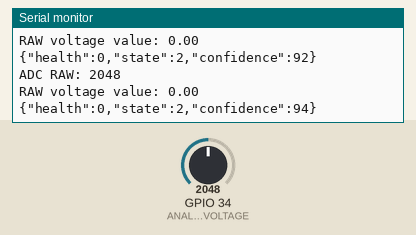
The sketch below on a simulated ESP32. On the bench: the last lines printed to the serial monitor. Inputs (shaded band) come from the test bench; at power-on: GPIO 34 (ANALOG_PIN_VOLTAGE) = 2048 (analog values on the 0–4095 scale). Random numbers use the default seed unless the sketch sets one.

Above: at 1.8 s.
1.9 s: GPIO 34 (ANALOG_PIN_VOLTAGE) set to 2866
At 2.8 s:
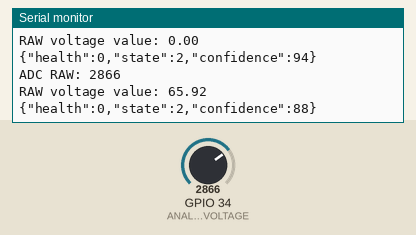
3.4 s: GPIO 34 (ANALOG_PIN_VOLTAGE) set to 3603
At 4.8 s:
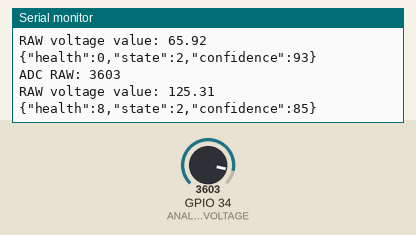
Timing chart, 0 to 6.4 s (numbered marks = the images above; inputs shaded):
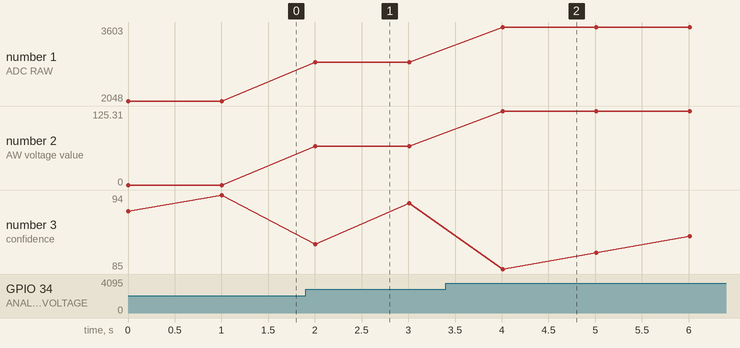

The sketch:

VoltGuard.ino
```cpp
#include <Arduino.h>
#include "sensors.h"

struct InferenceResult {
  int healthScore;
  int state;      // 0=healthy,1=degrading,2=critical
  int confidence;
};

InferenceResult inferHealth(float voltage) {
  InferenceResult r;

  float deviation = abs(voltage - 230.0) / 230.0;
  int score = 100 - (deviation * 200);
  score = constrain(score, 0, 100);

  r.healthScore = score;

  if (score > 80) r.state = 0;
  else if (score > 50) r.state = 1;
  else r.state = 2;

  r.confidence = 85 + random(0, 10);
  return r;
}

void setup() {
  Serial.begin(115200);
  pinMode(34, INPUT);
  analogReadResolution(12);           // 0–4095
analogSetPinAttenuation(34, ADC_11db); // allows up to ~3.3V
  initSensors();
}

void loop() {
  SensorData data = readSensors();
  InferenceResult res = inferHealth(data.voltage);

  Serial.print("RAW voltage value: ");
  Serial.println(data.voltage);

  Serial.print("{\"health\":");
  Serial.print(res.healthScore);
  Serial.print(",\"state\":");
  Serial.print(res.state);
  Serial.print(",\"confidence\":");
  Serial.print(res.confidence);
  Serial.println("}");

  delay(1000);
}
```

diagnostics.cpp
```cpp

```

sensors.cpp
```cpp
#include "sensors.h"
#include <Arduino.h>

#define ANALOG_PIN_VOLTAGE 34
#define ADC_MAX 4095.0
#define ADC_REF 3.3

// ⚠️ TEMP calibration factor (you will tune this)
#define ZMPT_CALIBRATION 100.0

void initSensors() {
    pinMode(ANALOG_PIN_VOLTAGE, INPUT);
    analogReadResolution(12);   // ESP32 default, but be explicit
    Serial.println("Sensors initialized (ZMPT101B active)");
}

SensorData readSensors() {
    SensorData data;

    int raw = analogRead(34);
    Serial.print("ADC RAW: ");
    Serial.println(raw);

    // ZMPT output is centered around mid-point
    const int ADC_MID = 2048;   // ~1.65V
    int signal = raw - ADC_MID;

    // Convert ADC to voltage (ADC → volts)
    float voltage_adc = (signal / 4095.0) * 3.3;

    // Calibration factor (START WITH 100, adjust later)
    float voltage_real = abs(voltage_adc) * 100.0;


    data.voltage = voltage_real;

    return data;
}
```

sensors.h
```cpp
#ifndef SENSORS_H
#define SENSORS_H

// Structure to hold all sensor readings
struct SensorData {
    float voltage;      // real hardware

};

// Initialize sensors
void initSensors();

// Read all sensors (returns SensorData)
SensorData readSensors();

#endif
```

Measured:
- after the input at 1.9 s, the serial monitor: prints a new line after 0.11 s (image 1)
- after the input at 3.4 s, the serial monitor: prints a new line after 0.61 s (image 2)
- plotted number 1: 2048 → 2866 after the input at 1.9 s, 2866 → 3603 after the input at 3.4 s
- plotted number 2: 0 → 65.92 after the input at 1.9 s, 65.92 → 125.31 after the input at 3.4 s
